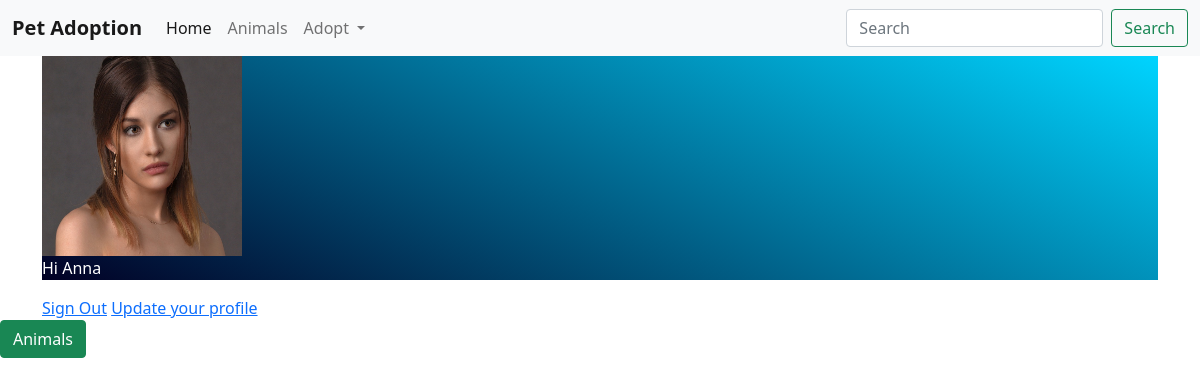
The page /home.php (signed in) on the database its author committed.
### tables this page shows
CREATE TABLE `users` (
  `id` int(11) NOT NULL,
  `fname` varchar(30) NOT NULL,
  `lname` varchar(30) NOT NULL,
  `picture` varchar(255) DEFAULT NULL,
  `phone` int(11) NOT NULL,
  `address` varchar(30) NOT NULL,
  `email` varchar(30) NOT NULL,
  `password` varchar(255) NOT NULL,
  `status` enum('user','adm') NOT NULL DEFAULT 'user'
);

### home.php (the view, shortened to what this page needs)
<?php
require_once 'components/db_connect.php';
$res = mysqli_query($connect, "SELECT * FROM users WHERE id=" . $_SESSION['user']);
$row = mysqli_fetch_array($res, MYSQLI_ASSOC);
?>
<!DOCTYPE html>
<html lang="en">
<head>
    <?php require_once 'components/boot.php' ?>
</head>
<body>
<div>
<nav class="navbar navbar-expand-lg navbar-light bg-light">
  <div class="container-fluid">
    <a class="navbar-brand" href="#"><strong>Pet Adoption</strong></a>
    <div class="collapse navbar-collapse" id="navbarSupportedContent">
      <ul class="navbar-nav me-auto mb-2 mb-lg-0">
        <li class="nav-item">
          <a class="nav-link active" aria-current="page" href="#">Home</a>
        </li>
        <li class="nav-item">
          <a class="nav-link" href="animals/u_index.php">Animals</a>
        </li>
        <li class="nav-item dropdown">
          <a class="nav-link dropdown-toggle" href="#" id="navbarDropdown" role="button" data-bs-toggle="dropdown" aria-expanded="false">
            Adopt
          </a>
        </li>
          </ul>
      <form class="d-flex">
        <input class="form-control me-2" type="search" placeholder="Search" aria-label="Search">
        <button class="btn btn-outline-success" type="submit">Search</button>
      </form>
    </div>
  </div>
</nav>
</div>
    <div class="container">
        <div class="hero">
            <img class="userImage" src="pictures/<?php echo $row['picture']; ?>" alt="<?php echo $row['fname']; ?>">
            <p class="text-white">Hi <?php echo $row['fname']; ?></p>
        </div>
        <a href="logout.php?logout">Sign Out</a>
        <a href="update.php?id=<?php echo $_SESSION['user'] ?>">Update your profile</a>
    </div>
    <a class="btn btn-success" href="animals/u_index.php">Animals</a>
</body>
</html>

### home.php (style rules this page uses)
.userImage { width: 200px; height: 200px; }
.hero { background: rgb(2, 0, 36); background: linear-gradient(24deg, rgba(2, 0, 36, 1) 0%, rgba(0, 212, 255, 1) 100%); }

### rows shown on the page
users: picture (picture), fname "Anna"
